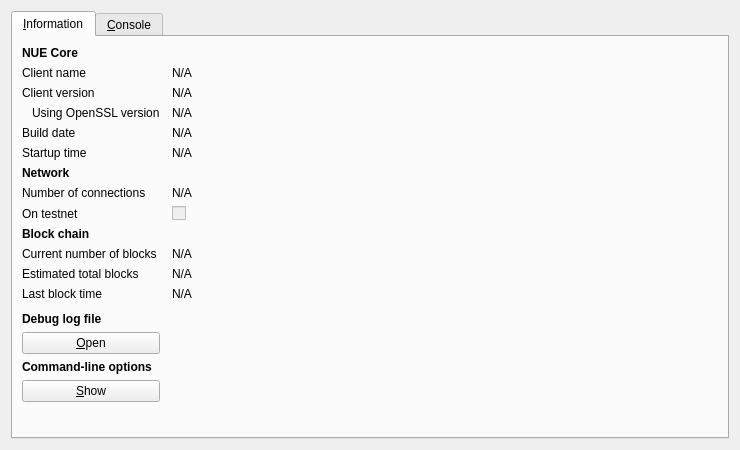
<?xml version="1.0" encoding="UTF-8"?>
<ui version="4.0">
 <class>RPCConsole</class>
 <widget class="QDialog" name="RPCConsole">
  <property name="geometry">
   <rect>
    <x>0</x>
    <y>0</y>
    <width>740</width>
    <height>450</height>
   </rect>
  </property>
  <property name="windowTitle">
   <string>NUE - Debug window</string>
  </property>
  <layout class="QVBoxLayout" name="verticalLayout_2">
   <item>
    <widget class="QTabWidget" name="tabWidget">
     <property name="currentIndex">
      <number>0</number>
     </property>
     <widget class="QWidget" name="tab_info">
      <attribute name="title">
       <string>&amp;Information</string>
      </attribute>
      <layout class="QGridLayout" name="gridLayout" columnstretch="0,1">
       <property name="horizontalSpacing">
        <number>12</number>
       </property>
       <item row="0" column="0">
        <widget class="QLabel" name="label_9">
         <property name="font">
          <font>
           <weight>75</weight>
           <bold>true</bold>
          </font>
         </property>
         <property name="text">
          <string>NUE Core</string>
         </property>
        </widget>
       </item>
       <item row="1" column="0">
        <widget class="QLabel" name="label_5">
         <property name="text">
          <string>Client name</string>
         </property>
        </widget>
       </item>
       <item row="1" column="1">
        <widget class="QLabel" name="clientName">
         <property name="cursor">
          <cursorShape>IBeamCursor</cursorShape>
         </property>
         <property name="text">
          <string>N/A</string>
         </property>
         <property name="textFormat">
          <enum>Qt::PlainText</enum>
         </property>
         <property name="textInteractionFlags">
          <set>Qt::LinksAccessibleByMouse|Qt::TextSelectableByKeyboard|Qt::TextSelectableByMouse</set>
         </property>
        </widget>
       </item>
       <item row="2" column="0">
        <widget class="QLabel" name="label_6">
         <property name="text">
          <string>Client version</string>
         </property>
        </widget>
       </item>
       <item row="2" column="1">
        <widget class="QLabel" name="clientVersion">
         <property name="cursor">
          <cursorShape>IBeamCursor</cursorShape>
         </property>
         <property name="text">
          <string>N/A</string>
         </property>
         <property name="textFormat">
          <enum>Qt::PlainText</enum>
         </property>
         <property name="textInteractionFlags">
          <set>Qt::LinksAccessibleByMouse|Qt::TextSelectableByKeyboard|Qt::TextSelectableByMouse</set>
         </property>
        </widget>
       </item>
       <item row="3" column="0">
        <widget class="QLabel" name="label_14">
         <property name="text">
          <string>Using OpenSSL version</string>
         </property>
         <property name="indent">
          <number>10</number>
         </property>
        </widget>
       </item>
       <item row="3" column="1">
        <widget class="QLabel" name="openSSLVersion">
         <property name="cursor">
          <cursorShape>IBeamCursor</cursorShape>
         </property>
         <property name="text">
          <string>N/A</string>
         </property>
         <property name="textFormat">
          <enum>Qt::PlainText</enum>
         </property>
         <property name="textInteractionFlags">
          <set>Qt::LinksAccessibleByMouse|Qt::TextSelectableByKeyboard|Qt::TextSelectableByMouse</set>
         </property>
        </widget>
       </item>
       <item row="4" column="0">
        <widget class="QLabel" name="label_12">
         <property name="text">
          <string>Build date</string>
         </property>
        </widget>
       </item>
       <item row="4" column="1">
        <widget class="QLabel" name="buildDate">
         <property name="cursor">
          <cursorShape>IBeamCursor</cursorShape>
         </property>
         <property name="text">
          <string>N/A</string>
         </property>
         <property name="textFormat">
          <enum>Qt::PlainText</enum>
         </property>
         <property name="textInteractionFlags">
          <set>Qt::LinksAccessibleByMouse|Qt::TextSelectableByKeyboard|Qt::TextSelectableByMouse</set>
         </property>
        </widget>
       </item>
       <item row="5" column="0">
        <widget class="QLabel" name="label_13">
         <property name="text">
          <string>Startup time</string>
         </property>
        </widget>
       </item>
       <item row="5" column="1">
        <widget class="QLabel" name="startupTime">
         <property name="cursor">
          <cursorShape>IBeamCursor</cursorShape>
         </property>
         <property name="text">
          <string>N/A</string>
         </property>
         <property name="textFormat">
          <enum>Qt::PlainText</enum>
         </property>
         <property name="textInteractionFlags">
          <set>Qt::LinksAccessibleByMouse|Qt::TextSelectableByKeyboard|Qt::TextSelectableByMouse</set>
         </property>
        </widget>
       </item>
       <item row="6" column="0">
        <widget class="QLabel" name="label_11">
         <property name="font">
          <font>
           <weight>75</weight>
           <bold>true</bold>
          </font>
         </property>
         <property name="text">
          <string>Network</string>
         </property>
        </widget>
       </item>
       <item row="7" column="0">
        <widget class="QLabel" name="label_7">
         <property name="text">
          <string>Number of connections</string>
         </property>
        </widget>
       </item>
       <item row="7" column="1">
        <widget class="QLabel" name="numberOfConnections">
         <property name="cursor">
          <cursorShape>IBeamCursor</cursorShape>
         </property>
         <property name="text">
          <string>N/A</string>
         </property>
         <property name="textFormat">
          <enum>Qt::PlainText</enum>
         </property>
         <property name="textInteractionFlags">
          <set>Qt::LinksAccessibleByMouse|Qt::TextSelectableByKeyboard|Qt::TextSelectableByMouse</set>
         </property>
        </widget>
       </item>
       <item row="8" column="0">
        <widget class="QLabel" name="label_8">
         <property name="text">
          <string>On testnet</string>
         </property>
        </widget>
       </item>
       <item row="8" column="1">
        <widget class="QCheckBox" name="isTestNet">
         <property name="enabled">
          <bool>false</bool>
         </property>
         <property name="text">
          <string/>
         </property>
        </widget>
       </item>
       <item row="9" column="0">
        <widget class="QLabel" name="label_10">
         <property name="font">
          <font>
           <weight>75</weight>
           <bold>true</bold>
          </font>
         </property>
         <property name="text">
          <string>Block chain</string>
         </property>
        </widget>
       </item>
       <item row="10" column="0">
        <widget class="QLabel" name="label_3">
         <property name="text">
          <string>Current number of blocks</string>
         </property>
        </widget>
       </item>
       <item row="10" column="1">
        <widget class="QLabel" name="numberOfBlocks">
         <property name="cursor">
          <cursorShape>IBeamCursor</cursorShape>
         </property>
         <property name="text">
          <string>N/A</string>
         </property>
         <property name="textFormat">
          <enum>Qt::PlainText</enum>
         </property>
         <property name="textInteractionFlags">
          <set>Qt::LinksAccessibleByMouse|Qt::TextSelectableByKeyboard|Qt::TextSelectableByMouse</set>
         </property>
        </widget>
       </item>
       <item row="11" column="0">
        <widget class="QLabel" name="label_4">
         <property name="text">
          <string>Estimated total blocks</string>
         </property>
        </widget>
       </item>
       <item row="11" column="1">
        <widget class="QLabel" name="totalBlocks">
         <property name="cursor">
          <cursorShape>IBeamCursor</cursorShape>
         </property>
         <property name="text">
          <string>N/A</string>
         </property>
         <property name="textFormat">
          <enum>Qt::PlainText</enum>
         </property>
         <property name="textInteractionFlags">
          <set>Qt::LinksAccessibleByMouse|Qt::TextSelectableByKeyboard|Qt::TextSelectableByMouse</set>
         </property>
        </widget>
       </item>
       <item row="12" column="0">
        <widget class="QLabel" name="label_2">
         <property name="text">
          <string>Last block time</string>
         </property>
        </widget>
       </item>
       <item row="12" column="1">
        <widget class="QLabel" name="lastBlockTime">
         <property name="cursor">
          <cursorShape>IBeamCursor</cursorShape>
         </property>
         <property name="text">
          <string>N/A</string>
         </property>
         <property name="textFormat">
          <enum>Qt::PlainText</enum>
         </property>
         <property name="textInteractionFlags">
          <set>Qt::LinksAccessibleByMouse|Qt::TextSelectableByKeyboard|Qt::TextSelectableByMouse</set>
         </property>
        </widget>
       </item>
       <item row="13" column="0">
        <spacer name="verticalSpacer_2">
         <property name="orientation">
          <enum>Qt::Vertical</enum>
         </property>
         <property name="sizeHint" stdset="0">
          <size>
           <width>20</width>
           <height>20</height>
          </size>
         </property>
        </spacer>
       </item>
       <item row="14" column="0">
        <widget class="QLabel" name="labelDebugLogfile">
         <property name="font">
          <font>
           <weight>75</weight>
           <bold>true</bold>
          </font>
         </property>
         <property name="text">
          <string>Debug log file</string>
         </property>
        </widget>
       </item>
       <item row="15" column="0">
        <widget class="QPushButton" name="openDebugLogfileButton">
         <property name="toolTip">
          <string>Open the NUE debug log file from the current data directory. This can take a few seconds for large log files.</string>
         </property>
         <property name="text">
          <string>&amp;Open</string>
         </property>
         <property name="autoDefault">
          <bool>false</bool>
         </property>
        </widget>
       </item>
       <item row="16" column="0">
        <widget class="QLabel" name="labelCLOptions">
         <property name="font">
          <font>
           <weight>75</weight>
           <bold>true</bold>
          </font>
         </property>
         <property name="text">
          <string>Command-line options</string>
         </property>
        </widget>
       </item>
       <item row="17" column="0">
        <widget class="QPushButton" name="showCLOptionsButton">
         <property name="toolTip">
          <string>Show the NUE-Qt help message to get a list with possible NUE command-line options.</string>
         </property>
         <property name="text">
          <string>&amp;Show</string>
         </property>
         <property name="autoDefault">
          <bool>false</bool>
         </property>
        </widget>
       </item>
       <item row="18" column="0">
        <spacer name="verticalSpacer">
         <property name="orientation">
          <enum>Qt::Vertical</enum>
         </property>
         <property name="sizeHint" stdset="0">
          <size>
           <width>20</width>
           <height>40</height>
          </size>
         </property>
        </spacer>
       </item>
      </layout>
     </widget>
     <widget class="QWidget" name="tab_console">
      <attribute name="title">
       <string>&amp;Console</string>
      </attribute>
      <layout class="QVBoxLayout" name="verticalLayout_3">
       <property name="spacing">
        <number>3</number>
       </property>
       <item>
        <widget class="QTextEdit" name="messagesWidget">
         <property name="minimumSize">
          <size>
           <width>0</width>
           <height>100</height>
          </size>
         </property>
         <property name="readOnly">
          <bool>true</bool>
         </property>
         <property name="tabKeyNavigation" stdset="0">
          <bool>false</bool>
         </property>
         <property name="columnCount" stdset="0">
          <number>2</number>
         </property>
        </widget>
       </item>
       <item>
        <layout class="QHBoxLayout" name="horizontalLayout">
         <property name="spacing">
          <number>3</number>
         </property>
         <item>
          <widget class="QLabel" name="label">
           <property name="text">
            <string notr="true">&gt;</string>
           </property>
          </widget>
         </item>
         <item>
          <widget class="QLineEdit" name="lineEdit"/>
         </item>
         <item>
          <widget class="QPushButton" name="clearButton">
           <property name="maximumSize">
            <size>
             <width>24</width>
             <height>24</height>
            </size>
           </property>
           <property name="toolTip">
            <string>Clear console</string>
           </property>
           <property name="text">
            <string/>
           </property>
           <property name="icon">
            <iconset resource="../bitcoin.qrc">
             <normaloff>:/icons/remove</normaloff>:/icons/remove</iconset>
           </property>
           <property name="shortcut">
            <string notr="true">Ctrl+L</string>
           </property>
           <property name="autoDefault">
            <bool>false</bool>
           </property>
          </widget>
         </item>
        </layout>
       </item>
      </layout>
     </widget>
    </widget>
   </item>
  </layout>
 </widget>
 <resources>
  <include location="../bitcoin.qrc"/>
 </resources>
 <connections/>
</ui>
